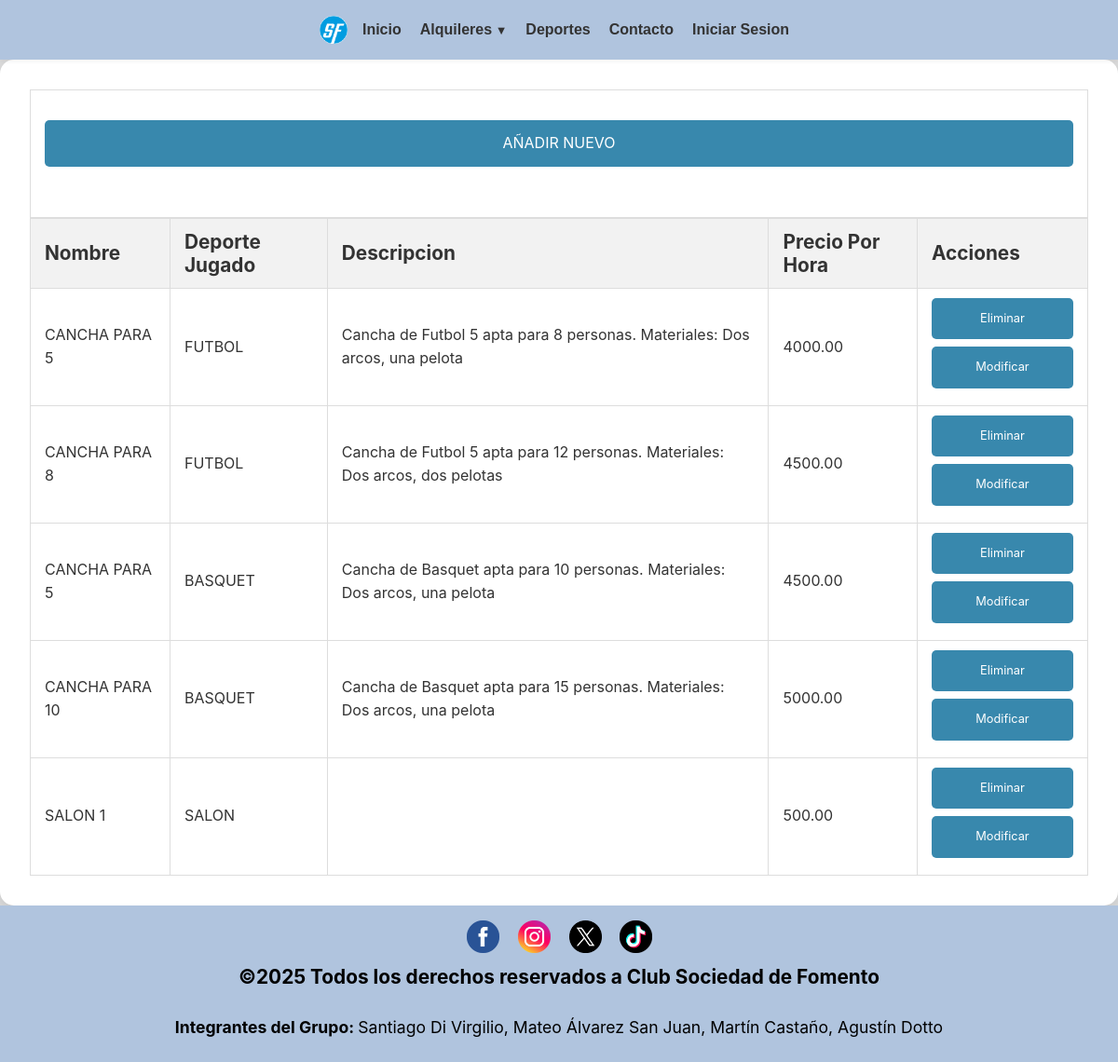
/canchas_tablas.php, run on an earlier commit of the app's database.
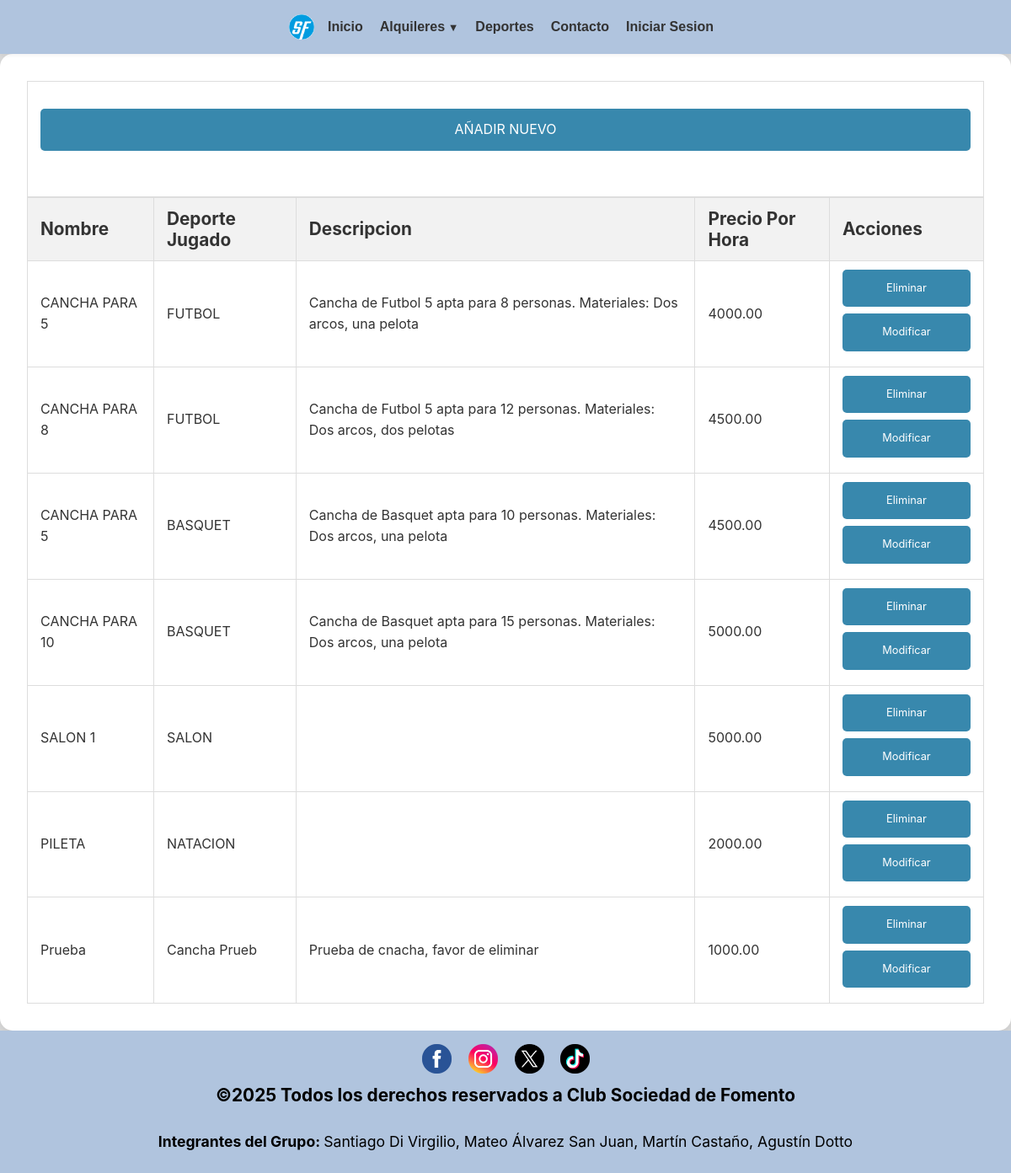
And on a later commit of the database.
### tables this page shows
CREATE TABLE `canchas` (
  `id_cancha` int(5) NOT NULL,
  `nombre` varchar(50) NOT NULL,
  `tipo` varchar(30) NOT NULL,
  `descripcion` varchar(255) NOT NULL,
  `precio_hora` decimal(10,2) NOT NULL
);

### canchas_tablas.php (the view, shortened to what this page needs)
<!DOCTYPE html>
<html lang="es">
<head>
	<link rel="stylesheet" href="https://cdnjs.cloudflare.com/ajax/libs/font-awesome/4.7.0/css/font-awesome.min.css">
	<link rel="stylesheet" type="text/css" href="css/estilos.css">
</head>
<body>
	<header>
		<a href="index.php"><img src="imagenes/logo.webp" alt="Logo de la página" class="logo"></a>
	    <?php
	    include("NAV.php");
	    include("conexion.php");
	    $llamado_canchas = mysqli_query($conexion, "SELECT * FROM canchas");
	    ?>
	</header>
	<div class="tablas">
			<article id="tab1">
            <table>
                    <tr>
                        <td><a class="btn-añadir-deporte" href="formu_cancha.php">AÑADIR NUEVO</a></td>
                    </tr>
                </table>
                <table>
                    <thead>
                        <th class="tabla_cancha">Nombre</th>
                        <th class="tabla_cancha">Deporte Jugado</th>
                        <th class="tabla_cancha">Descripcion</th>
                        <th class="tabla_cancha">Precio Por Hora</th>
                        <th class="tabla-deporte">Acciones</th>
                    </thead>
                    <?php while($var_canchas = mysqli_fetch_assoc($llamado_canchas)){?>
                    <tr>
                        <td class="tabla_cancha"><?php echo $var_canchas["nombre"];?></td>
                        <td class="tabla_cancha"><?php echo $var_canchas["tipo"];?></td>
                        <td class="tabla_cancha"><?php echo $var_canchas["descripcion"];?></td>
                        <td class="tabla_cancha"><?php echo $var_canchas["precio_hora"];?></td>
                        <td>
                            <a class="btn-editar-deporte" href="darbaja_cancha.php?id_cancha=<?php echo $var_canchas["id_cancha"];?>" onclick="return confirm('¿Estás seguro de que deseas eliminar esta cancha?');">Eliminar</a>
                            <a class="btn-editar-deporte" href="modificar_cancha_formu.php?id_cancha=<?php echo $var_canchas["id_cancha"];?>">Modificar</a>
                        </td>
                    </tr>
                    <?php }?>
                </table>
			</article>
        </div>
<footer>
<?php
    include("FOOTER.php");
?>
</footer>
</body>
</html>

What changed in the data, as far as the page shows it:
changed canchas "SALON 1": precio_hora "500.00" → "5000.00"
added canchas: nombre "PILETA", tipo "NATACION", precio_hora "2000.00"
added canchas: nombre "Prueba", tipo "Cancha Prueb", descripcion "Prueba de cnacha, favor de eliminar", precio_hora "1000.00"
